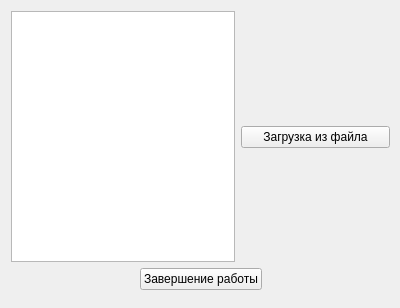
<?xml version="1.0" encoding="UTF-8"?>
<ui version="4.0">
 <class>Widget</class>
 <widget class="QWidget" name="Widget">
  <property name="geometry">
   <rect>
    <x>0</x>
    <y>0</y>
    <width>400</width>
    <height>308</height>
   </rect>
  </property>
  <property name="windowTitle">
   <string>Widget</string>
  </property>
  <widget class="QWidget" name="verticalLayoutWidget">
   <property name="geometry">
    <rect>
     <x>0</x>
     <y>0</y>
     <width>401</width>
     <height>301</height>
    </rect>
   </property>
   <layout class="QVBoxLayout" name="verticalLayout">
    <item>
     <layout class="QHBoxLayout" name="horizontalLayout_2">
      <item>
       <widget class="QTableWidget" name="tab">
        <property name="maximumSize">
         <size>
          <width>224</width>
          <height>300</height>
         </size>
        </property>
       </widget>
      </item>
      <item>
       <layout class="QVBoxLayout" name="verticalLayout_2">
        <item>
         <spacer name="verticalSpacer_2">
          <property name="orientation">
           <enum>Qt::Vertical</enum>
          </property>
          <property name="sizeHint" stdset="0">
           <size>
            <width>20</width>
            <height>40</height>
           </size>
          </property>
         </spacer>
        </item>
        <item>
         <widget class="QPushButton" name="loading">
          <property name="text">
           <string>Загрузка из файла</string>
          </property>
         </widget>
        </item>
        <item>
         <spacer name="verticalSpacer">
          <property name="orientation">
           <enum>Qt::Vertical</enum>
          </property>
          <property name="sizeHint" stdset="0">
           <size>
            <width>20</width>
            <height>40</height>
           </size>
          </property>
         </spacer>
        </item>
       </layout>
      </item>
     </layout>
    </item>
    <item>
     <layout class="QHBoxLayout" name="horizontalLayout">
      <item>
       <spacer name="horizontalSpacer">
        <property name="orientation">
         <enum>Qt::Horizontal</enum>
        </property>
        <property name="sizeHint" stdset="0">
         <size>
          <width>40</width>
          <height>20</height>
         </size>
        </property>
       </spacer>
      </item>
      <item>
       <widget class="QPushButton" name="pushButton">
        <property name="text">
         <string>Завершение работы</string>
        </property>
       </widget>
      </item>
      <item>
       <spacer name="horizontalSpacer_2">
        <property name="orientation">
         <enum>Qt::Horizontal</enum>
        </property>
        <property name="sizeHint" stdset="0">
         <size>
          <width>40</width>
          <height>20</height>
         </size>
        </property>
       </spacer>
      </item>
     </layout>
    </item>
   </layout>
  </widget>
 </widget>
 <layoutdefault spacing="6" margin="11"/>
 <resources/>
 <connections/>
</ui>
